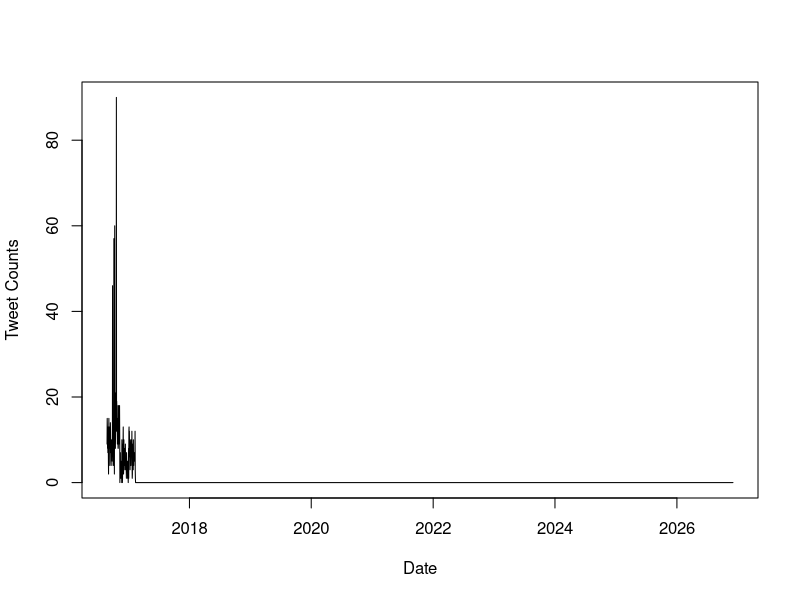
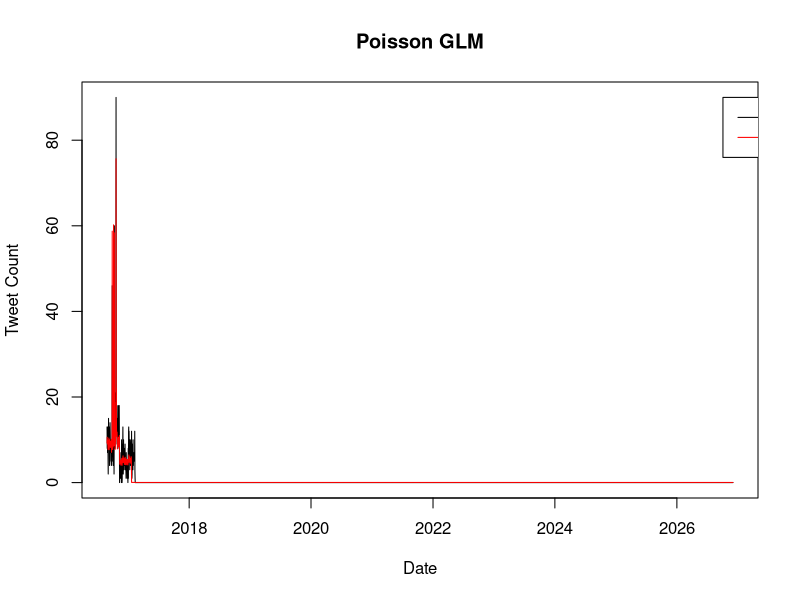

Generate these figures, in order, with R: (Note: this script raises an error after producing the figures.)
library(Cairo)
# setwd("Coding/blog_material/trump_tweets")
library(MASS)

tweets = read.csv("trump_tweets.csv",header=TRUE)

date_times = as.POSIXlt(tweets$date) - 5*60*60 ## adjust for GMT vs EST

start_date = as.POSIXlt("2016-08-24 12:00:00 EST")

## 2 steps
## 1) predict number of tweets between current time and nearest noon
## 2) predict number of tweets between nearest noon and end date

seconds_in_day = 24*60*60
current_time= Sys.time()

## get most recent date where we have all data before noon
if (current_time < as.POSIXlt(paste(as.Date(current_time), "12:00:00 EST"))) {
  most_recent_date = as.Date(current_time)-1
} else {
  most_recent_date = as.Date(current_time)
}


## find earliest day with time equal to current time (that is still after first tweet)
time_from_start = as.Date(current_time) - as.Date(start_date)
if (current_time-time_from_start - 60*60> start_date) {
  time_frame_in_question =  current_time-time_from_start - 60*60 #DST
} else {
  time_frame_in_question = current_time-time_from_start + seconds_in_day - 60*60
}

# prepare data frames
total_days = floor(as.integer(most_recent_date-as.Date(start_date)))
tweet_counts = rep(NA,total_days)
tweet_counts_timeframe = rep(NA,total_days)
date = rep(NA,total_days)

# prepare counts
# tweets_in_day counts tweets in a full 24 hour period
# tweets_in_timeframe counts current tweets to next noon
day_in_question = start_date
for (day in 1:total_days) {
  tweets_in_day = length(which(date_times > day_in_question & date_times <=seconds_in_day +  day_in_question))
  tweets_in_timeframe = length(which(date_times > time_frame_in_question & date_times <=seconds_in_day +  day_in_question ))
  day_in_question = day_in_question + seconds_in_day
  time_frame_in_question = time_frame_in_question + seconds_in_day
  
  # adjust for daylight saving time
  if (day_in_question == "2016-11-06 11:00:00 EDT") {
    day_in_question = day_in_question + 60*60
    time_frame_in_question = time_frame_in_question + 60*60
  }
  tweet_counts[day] = tweets_in_day
  tweet_counts_timeframe[day] = tweets_in_timeframe
  date[day] = as.Date(day_in_question)
}
# note that x_date refers to the 24 hour segment that ends at noon

# plot data
x_date = as.Date(date,origin = "1970-01-01")
plot(x_date,tweet_counts,type = "l",xlab= "Date", ylab = "Tweet Counts")

# count number of tweets from beginning of week to previous noon
bet_start = as.POSIXlt("2017-02-08 12:00:00 EDT")
weekly_tweets_so_far = length(which(date_times > bet_start & 
                                      date_times < day_in_question))

# count number of tweets before previous noon and now
tweets_before_timeframe = length(which(date_times > day_in_question & 
                                         date_times < current_time))

# indicator variable for after election (changepoint evident from graph)
since_election = as.integer(x_date - as.Date("2016-11-09",origin = "1970-01-01"))
since_election = as.numeric(since_election > 0)

# indicator variable for after inauguration 
since_inaug = as.integer(x_date - as.Date("2017-01-20",origin = "1970-01-01"))
since_inaug = as.numeric(since_inaug > 0)

# arbitrarily, wed noon to thurs noon is weekday 1
weekday = rep_len((1:7),total_days)

# create data frame
df = data.frame(tweet_counts,tweet_counts_timeframe,x_date,since_election,since_inaug,weekday)
df

# autoregressive steps that count dependence on previous day's tweets
# A3-A5 were not statistically significant, so i have discarded them
A1 = c(rep(NA,1),tweet_counts[1:(total_days-1)])
A2 = c(rep(NA,2),tweet_counts[1:(total_days-2)])
#A3 = c(rep(NA,3),tweet_counts[1:(total_days-3)])
#A4 = c(rep(NA,4),tweet_counts[1:(total_days-4)])
#A5 = c(rep(NA,5),tweet_counts[1:(total_days-5)])

df$A1 = A1
df$A2 = A2
#df$A3 = A3
#df$A4 = A4
#df$A5 = A5

# remove first few days where we don't have autoregressive information
df = na.omit(df)
df

# account for spike due to debates
debate_dates = c("2016-09-27","2016-10-05","2016-10-10","2016-10-20")
df$debate = 0
df[(df$x_date %in% as.Date(debate_dates)),]$debate = 1
df$debate

# previously tried accounting for RNC, but it didn't change model much
#rnc_dates = c("2016-07-18","2016-07-19","2016-07-20","2016-07-21","2016-07-22")
#df$rnc = 0
#df[(df$x_date %in% as.Date(rnc_dates)),]$rnc = 1
#df$rnc

# create model matrix with predictors deemed significant
mat = model.matrix(~ df$since_election + df$since_inaug + as.factor(df$weekday) + df$debate
                   + df$A1 + df$A2)# + df$A3 + df$A4 + df$A5)# + df$rnc)

# run poisson glm on timeframe (aka tweets between now and nearest noon)
glm_pois_timeframe = glm(df$tweet_counts_timeframe ~ mat + 0,family=poisson(link=log))
time_frame_coefs = coef(glm_pois_timeframe)

# run poisson glm on tweet_counts (aka daily tweets, from noon to noon)
glm_pois=glm(df$tweet_counts ~ mat + 0,family=poisson(link=log))
summary(glm_pois)

# check dispersion by running a quasilikelihood poisson glm
# same results as glm poisson, but standard errors are different
glm_quasi=glm(df$tweet_counts ~ mat + 0,family=quasipoisson(link=log))
summary(glm_quasi)$dispersion

# run negative binomial glm just for kicks
glm_nb = glm.nb(df$tweet_counts ~ mat + 0)
summary(glm_nb)

# plot daily tweets along with mean predictions from poisson glm
png(filename="trained_tweet_data.png", type="cairo",units="in", width=6, height=5, 
    pointsize=12, res=250)
plot(df$x_date,df$tweet_counts,type="l",xlab = "Date",ylab="Tweet Count",main = "Poisson GLM")
lines(df$x_date,predict(glm_pois, type="response"),col="red")
legend(max(df$x_date)-60,90,c("Real","Predicted"),lty=c(1,1),col=c("black","red"))
dev.off()

# compare train squared errors for poisson and negative binomial
sum((df$tweet_counts - predict(glm_pois, type="response"))^2)
sum((df$tweet_counts - predict(glm_nb, type="response"))^2)

# analyze weekdays
#mean(df[df$weekday == 1,]$tweet_counts)
#mean(df[df$weekday == 2,]$tweet_counts)
#mean(df[df$weekday == 3,]$tweet_counts)
#mean(df[df$weekday == 4,]$tweet_counts)
#mean(df[df$weekday == 5,]$tweet_counts)
#mean(df[df$weekday == 6,]$tweet_counts)
#mean(df[df$weekday == 7,]$tweet_counts)

# prediction_start is the first day for which we have to make predictions
# it includes the time between current_time and nearest noon, so
# some of the data is partially available, and the rest will be estimated
# using the glm results on timeframe
if (current_time < as.POSIXlt(paste(as.Date(current_time),"12:00:00 EST"))) {
  prediction_start = as.Date(current_time)
} else {
  prediction_start = as.Date(current_time) + 1
}

# count number of days we have to make predictions for
prediction_end = as.Date("2017-02-15")
days_to_predict = as.integer(prediction_end-prediction_start)+1

# create prediction data frame
tweet_counts = rep(NA,days_to_predict)
tweet_counts_timeframe = rep(NA,days_to_predict)
x_date = as.Date(prediction_start:prediction_end,origin = "1970-01-01")
since_election = rep(1,days_to_predict)
since_inaug = rep(1,days_to_predict)
start_weekday = df[nrow(df),]$weekday + as.integer(prediction_start - df[nrow(df),]$x_date)
start_weekday = (start_weekday - 1) %% 7 + 1
weekday = (start_weekday):(start_weekday + days_to_predict -1 )
weekday = (weekday - 1) %% 7 + 1
A1 = c(df[nrow(df),]$tweet_counts,rep(-1,days_to_predict-1))
A2 = c(df[(nrow(df)-1):nrow(df),]$tweet_counts,rep(-1,days_to_predict-2))
debate = rep(0,days_to_predict)

# combine with original to make sure factors are same
# (note this is hacky, and there's definitely a better way)
predict_df = data.frame(tweet_counts,tweet_counts_timeframe,x_date,since_election,since_inaug,weekday,
                        A1,A2,debate)
combined_df = rbind(df,predict_df)
combined_mat = model.matrix(~ combined_df$since_election + combined_df$since_inaug + 
               as.factor(combined_df$weekday) + combined_df$debate + 
                 combined_df$A1 + combined_df$A2 + combined_df$debate)
predict_df = as.data.frame(combined_mat[(nrow(df)+1):nrow(combined_df),])
names(predict_df) = c("(Intercept)","since_election","since_inaug",
                      "as.factor(weekday)2","as.factor(weekday)3",
                      "as.factor(weekday)4","as.factor(weekday)5",
                      "as.factor(weekday)6","as.factor(weekday)7",
                      "debate","A1","A2")

predict_df

# he occasionally deletes tweets (even from before this week)
# and because the rules are weird, we have to account for them
tweets_deleted = 7

# now simulate possibilities 
nsims = 5000
full_results = matrix(NA,nrow=nsims,ncol=days_to_predict)
sim_results = rep(NA,nsims)
for (sim in 1:nsims) {
  predictions = rep(NA,days_to_predict)
  for (day in 1:days_to_predict) {
    if (day == 1) {
      # for the first day, we use our time_frame coefficients for prediction
      # making sure to add tweets between previous noon and now
      lambda_timeframe = exp((as.numeric(predict_df[1,]) %*% time_frame_coefs)[1,1])
      prediction = rpois(1,lambda_timeframe) + tweets_before_timeframe
    } else {
      # for all other days, we make predictions based on tweet_counts glm
      lambda = exp((as.numeric(predict_df[day,]) %*% as.vector(coef(glm_pois)))[1,1])
      prediction = rpois(1,lambda)
    }
    predictions[day] = prediction
    # add autoregressive information
    if (day + 1 <= days_to_predict) {
      predict_df[day + 1,]$A1 = prediction
      if (day + 2 <= days_to_predict) {
        predict_df[day + 2,]$A2 = prediction
      }
    }
  }
  # include full information
  full_results[sim,] = predictions
  # count simulated number of tweets, including weekly tweets so far
  sim_results[sim] = sum(predictions) + weekly_tweets_so_far - tweets_deleted
}
# histogram of data

png(filename="simulated_tweet_hist.png", type="cairo",units="in", width=6, height=5, 
    pointsize=12, res=250)
hist(sim_results,xlab = "Weekly Tweets, 2/8-2/15",main = "Simulated Tweet Counts")
dev.off()

png(filename="simulated_tweet_paths.png", type="cairo",units="in", width=6, height=5, 
    pointsize=12, res=250)
plot(1:days_to_predict,cumsum(full_results[1,]),type = "l",ylim = c(0,60),
     xlab = "Day",ylab = "Total Weekly Tweets",main="Simulation Paths",col="lightgrey",
     xaxt="n")
axis(1, at=1:days_to_predict,labels=c("Sat","Sun","Mon","Tue","Wed"), col.axis="black", las=2)
for (sim in 2:(nsims-5)) {
  lines(1:days_to_predict,cumsum(full_results[sim,]),col="lightgrey")
}
lines(1:days_to_predict,cumsum(full_results[nsims-4,]),col="blue")
lines(1:days_to_predict,cumsum(full_results[nsims-3,]),col="green")
lines(1:days_to_predict,cumsum(full_results[nsims-2,]),col="red")
lines(1:days_to_predict,cumsum(full_results[nsims-1,]),col="yellow")
dev.off()

# calculate probability of each bucket
t1 = length(which(sim_results <= 24))/nsims
t2 = length(which(sim_results >= 25 & sim_results <= 29))/nsims
t3 = length(which(sim_results >= 30 & sim_results <= 34))/nsims
t4 = length(which(sim_results >= 35 & sim_results <= 39))/nsims
t5 = length(which(sim_results >= 40 & sim_results <= 44))/nsims
t6 = length(which(sim_results >= 45 & sim_results <= 49))/nsims
t7 = length(which(sim_results >= 50 & sim_results <= 54))/nsims
t8 = length(which(sim_results >= 55))/nsims

round(c(t1,t2,t3,t4,t5,t6,t7,t8),2)
1-round(c(t1,t2,t3,t4,t5,t6,t7,t8),2)

# tweets up to now
weekly_tweets_so_far + tweets_before_timeframe - tweets_deleted
